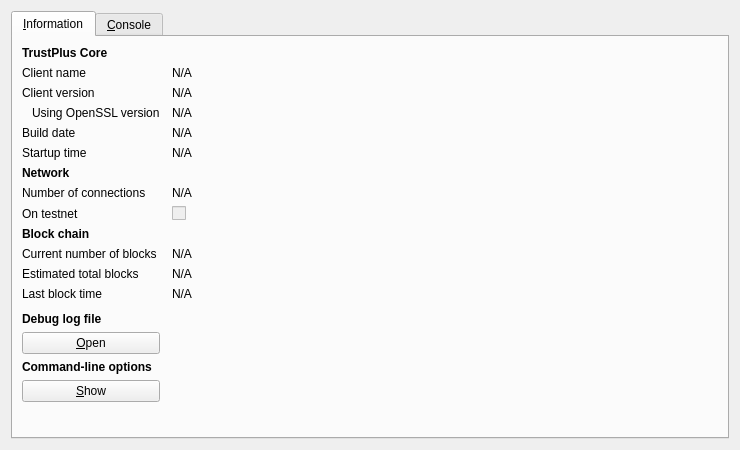
<?xml version="1.0" encoding="UTF-8"?>
<ui version="4.0">
 <class>RPCConsole</class>
 <widget class="QDialog" name="RPCConsole">
  <property name="geometry">
   <rect>
    <x>0</x>
    <y>0</y>
    <width>740</width>
    <height>450</height>
   </rect>
  </property>
  <property name="windowTitle">
   <string>TrustPlus - Debug window</string>
  </property>
  <layout class="QVBoxLayout" name="verticalLayout_2">
   <item>
    <widget class="QTabWidget" name="tabWidget">
     <property name="currentIndex">
      <number>0</number>
     </property>
     <widget class="QWidget" name="tab_info">
      <attribute name="title">
       <string>&amp;Information</string>
      </attribute>
      <layout class="QGridLayout" name="gridLayout" columnstretch="0,1">
       <property name="horizontalSpacing">
        <number>12</number>
       </property>
       <item row="0" column="0">
        <widget class="QLabel" name="label_9">
         <property name="font">
          <font>
           <weight>75</weight>
           <bold>true</bold>
          </font>
         </property>
         <property name="text">
          <string>TrustPlus Core</string>
         </property>
        </widget>
       </item>
       <item row="1" column="0">
        <widget class="QLabel" name="label_5">
         <property name="text">
          <string>Client name</string>
         </property>
        </widget>
       </item>
       <item row="1" column="1">
        <widget class="QLabel" name="clientName">
         <property name="cursor">
          <cursorShape>IBeamCursor</cursorShape>
         </property>
         <property name="text">
          <string>N/A</string>
         </property>
         <property name="textFormat">
          <enum>Qt::PlainText</enum>
         </property>
         <property name="textInteractionFlags">
          <set>Qt::LinksAccessibleByMouse|Qt::TextSelectableByKeyboard|Qt::TextSelectableByMouse</set>
         </property>
        </widget>
       </item>
       <item row="2" column="0">
        <widget class="QLabel" name="label_6">
         <property name="text">
          <string>Client version</string>
         </property>
        </widget>
       </item>
       <item row="2" column="1">
        <widget class="QLabel" name="clientVersion">
         <property name="cursor">
          <cursorShape>IBeamCursor</cursorShape>
         </property>
         <property name="text">
          <string>N/A</string>
         </property>
         <property name="textFormat">
          <enum>Qt::PlainText</enum>
         </property>
         <property name="textInteractionFlags">
          <set>Qt::LinksAccessibleByMouse|Qt::TextSelectableByKeyboard|Qt::TextSelectableByMouse</set>
         </property>
        </widget>
       </item>
       <item row="3" column="0">
        <widget class="QLabel" name="label_14">
         <property name="text">
          <string>Using OpenSSL version</string>
         </property>
         <property name="indent">
          <number>10</number>
         </property>
        </widget>
       </item>
       <item row="3" column="1">
        <widget class="QLabel" name="openSSLVersion">
         <property name="cursor">
          <cursorShape>IBeamCursor</cursorShape>
         </property>
         <property name="text">
          <string>N/A</string>
         </property>
         <property name="textFormat">
          <enum>Qt::PlainText</enum>
         </property>
         <property name="textInteractionFlags">
          <set>Qt::LinksAccessibleByMouse|Qt::TextSelectableByKeyboard|Qt::TextSelectableByMouse</set>
         </property>
        </widget>
       </item>
       <item row="4" column="0">
        <widget class="QLabel" name="label_12">
         <property name="text">
          <string>Build date</string>
         </property>
        </widget>
       </item>
       <item row="4" column="1">
        <widget class="QLabel" name="buildDate">
         <property name="cursor">
          <cursorShape>IBeamCursor</cursorShape>
         </property>
         <property name="text">
          <string>N/A</string>
         </property>
         <property name="textFormat">
          <enum>Qt::PlainText</enum>
         </property>
         <property name="textInteractionFlags">
          <set>Qt::LinksAccessibleByMouse|Qt::TextSelectableByKeyboard|Qt::TextSelectableByMouse</set>
         </property>
        </widget>
       </item>
       <item row="5" column="0">
        <widget class="QLabel" name="label_13">
         <property name="text">
          <string>Startup time</string>
         </property>
        </widget>
       </item>
       <item row="5" column="1">
        <widget class="QLabel" name="startupTime">
         <property name="cursor">
          <cursorShape>IBeamCursor</cursorShape>
         </property>
         <property name="text">
          <string>N/A</string>
         </property>
         <property name="textFormat">
          <enum>Qt::PlainText</enum>
         </property>
         <property name="textInteractionFlags">
          <set>Qt::LinksAccessibleByMouse|Qt::TextSelectableByKeyboard|Qt::TextSelectableByMouse</set>
         </property>
        </widget>
       </item>
       <item row="6" column="0">
        <widget class="QLabel" name="label_11">
         <property name="font">
          <font>
           <weight>75</weight>
           <bold>true</bold>
          </font>
         </property>
         <property name="text">
          <string>Network</string>
         </property>
        </widget>
       </item>
       <item row="7" column="0">
        <widget class="QLabel" name="label_7">
         <property name="text">
          <string>Number of connections</string>
         </property>
        </widget>
       </item>
       <item row="7" column="1">
        <widget class="QLabel" name="numberOfConnections">
         <property name="cursor">
          <cursorShape>IBeamCursor</cursorShape>
         </property>
         <property name="text">
          <string>N/A</string>
         </property>
         <property name="textFormat">
          <enum>Qt::PlainText</enum>
         </property>
         <property name="textInteractionFlags">
          <set>Qt::LinksAccessibleByMouse|Qt::TextSelectableByKeyboard|Qt::TextSelectableByMouse</set>
         </property>
        </widget>
       </item>
       <item row="8" column="0">
        <widget class="QLabel" name="label_8">
         <property name="text">
          <string>On testnet</string>
         </property>
        </widget>
       </item>
       <item row="8" column="1">
        <widget class="QCheckBox" name="isTestNet">
         <property name="enabled">
          <bool>false</bool>
         </property>
         <property name="text">
          <string/>
         </property>
        </widget>
       </item>
       <item row="9" column="0">
        <widget class="QLabel" name="label_10">
         <property name="font">
          <font>
           <weight>75</weight>
           <bold>true</bold>
          </font>
         </property>
         <property name="text">
          <string>Block chain</string>
         </property>
        </widget>
       </item>
       <item row="10" column="0">
        <widget class="QLabel" name="label_3">
         <property name="text">
          <string>Current number of blocks</string>
         </property>
        </widget>
       </item>
       <item row="10" column="1">
        <widget class="QLabel" name="numberOfBlocks">
         <property name="cursor">
          <cursorShape>IBeamCursor</cursorShape>
         </property>
         <property name="text">
          <string>N/A</string>
         </property>
         <property name="textFormat">
          <enum>Qt::PlainText</enum>
         </property>
         <property name="textInteractionFlags">
          <set>Qt::LinksAccessibleByMouse|Qt::TextSelectableByKeyboard|Qt::TextSelectableByMouse</set>
         </property>
        </widget>
       </item>
       <item row="11" column="0">
        <widget class="QLabel" name="label_4">
         <property name="text">
          <string>Estimated total blocks</string>
         </property>
        </widget>
       </item>
       <item row="11" column="1">
        <widget class="QLabel" name="totalBlocks">
         <property name="cursor">
          <cursorShape>IBeamCursor</cursorShape>
         </property>
         <property name="text">
          <string>N/A</string>
         </property>
         <property name="textFormat">
          <enum>Qt::PlainText</enum>
         </property>
         <property name="textInteractionFlags">
          <set>Qt::LinksAccessibleByMouse|Qt::TextSelectableByKeyboard|Qt::TextSelectableByMouse</set>
         </property>
        </widget>
       </item>
       <item row="12" column="0">
        <widget class="QLabel" name="label_2">
         <property name="text">
          <string>Last block time</string>
         </property>
        </widget>
       </item>
       <item row="12" column="1">
        <widget class="QLabel" name="lastBlockTime">
         <property name="cursor">
          <cursorShape>IBeamCursor</cursorShape>
         </property>
         <property name="text">
          <string>N/A</string>
         </property>
         <property name="textFormat">
          <enum>Qt::PlainText</enum>
         </property>
         <property name="textInteractionFlags">
          <set>Qt::LinksAccessibleByMouse|Qt::TextSelectableByKeyboard|Qt::TextSelectableByMouse</set>
         </property>
        </widget>
       </item>
       <item row="13" column="0">
        <spacer name="verticalSpacer_2">
         <property name="orientation">
          <enum>Qt::Vertical</enum>
         </property>
         <property name="sizeHint" stdset="0">
          <size>
           <width>20</width>
           <height>20</height>
          </size>
         </property>
        </spacer>
       </item>
       <item row="14" column="0">
        <widget class="QLabel" name="labelDebugLogfile">
         <property name="font">
          <font>
           <weight>75</weight>
           <bold>true</bold>
          </font>
         </property>
         <property name="text">
          <string>Debug log file</string>
         </property>
        </widget>
       </item>
       <item row="15" column="0">
        <widget class="QPushButton" name="openDebugLogfileButton">
         <property name="toolTip">
          <string>Open the TrustPlus debug log file from the current data directory. This can take a few seconds for large log files.</string>
         </property>
         <property name="text">
          <string>&amp;Open</string>
         </property>
         <property name="autoDefault">
          <bool>false</bool>
         </property>
        </widget>
       </item>
       <item row="16" column="0">
        <widget class="QLabel" name="labelCLOptions">
         <property name="font">
          <font>
           <weight>75</weight>
           <bold>true</bold>
          </font>
         </property>
         <property name="text">
          <string>Command-line options</string>
         </property>
        </widget>
       </item>
       <item row="17" column="0">
        <widget class="QPushButton" name="showCLOptionsButton">
         <property name="toolTip">
          <string>Show the TrustPlus-Qt help message to get a list with possible TrustPlus command-line options.</string>
         </property>
         <property name="text">
          <string>&amp;Show</string>
         </property>
         <property name="autoDefault">
          <bool>false</bool>
         </property>
        </widget>
       </item>
       <item row="18" column="0">
        <spacer name="verticalSpacer">
         <property name="orientation">
          <enum>Qt::Vertical</enum>
         </property>
         <property name="sizeHint" stdset="0">
          <size>
           <width>20</width>
           <height>40</height>
          </size>
         </property>
        </spacer>
       </item>
      </layout>
     </widget>
     <widget class="QWidget" name="tab_console">
      <attribute name="title">
       <string>&amp;Console</string>
      </attribute>
      <layout class="QVBoxLayout" name="verticalLayout_3">
       <property name="spacing">
        <number>3</number>
       </property>
       <item>
        <widget class="QTextEdit" name="messagesWidget">
         <property name="minimumSize">
          <size>
           <width>0</width>
           <height>100</height>
          </size>
         </property>
         <property name="readOnly">
          <bool>true</bool>
         </property>
         <property name="tabKeyNavigation" stdset="0">
          <bool>false</bool>
         </property>
         <property name="columnCount" stdset="0">
          <number>2</number>
         </property>
        </widget>
       </item>
       <item>
        <layout class="QHBoxLayout" name="horizontalLayout">
         <property name="spacing">
          <number>3</number>
         </property>
         <item>
          <widget class="QLabel" name="label">
           <property name="text">
            <string notr="true">&gt;</string>
           </property>
          </widget>
         </item>
         <item>
          <widget class="QLineEdit" name="lineEdit"/>
         </item>
         <item>
          <widget class="QPushButton" name="clearButton">
           <property name="maximumSize">
            <size>
             <width>24</width>
             <height>24</height>
            </size>
           </property>
           <property name="toolTip">
            <string>Clear console</string>
           </property>
           <property name="text">
            <string/>
           </property>
           <property name="icon">
            <iconset resource="../bitcoin.qrc">
             <normaloff>:/icons/remove</normaloff>:/icons/remove</iconset>
           </property>
           <property name="shortcut">
            <string notr="true">Ctrl+L</string>
           </property>
           <property name="autoDefault">
            <bool>false</bool>
           </property>
          </widget>
         </item>
        </layout>
       </item>
      </layout>
     </widget>
    </widget>
   </item>
  </layout>
 </widget>
 <resources>
  <include location="../bitcoin.qrc"/>
 </resources>
 <connections/>
</ui>
